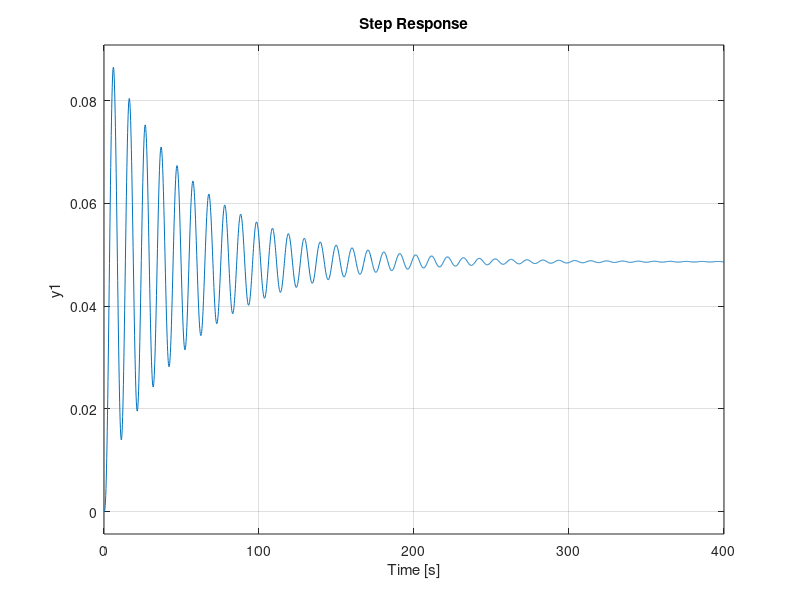
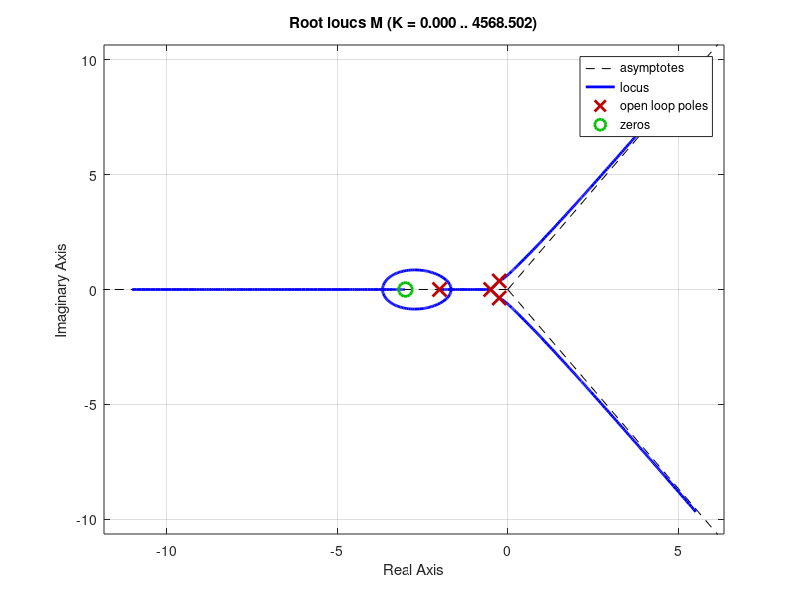

The MATLAB source for these figures, in order:
pkg load control;

G1=tf([1.2],[2 1]);

G2=tf(0.25,[5 2.5 1]);

H1=tf(10,1);
H2=tf(2,[2 4]);

G1G2=series(G1,G2);
H22=parallel(H2,tf(1,1));
H1H22=series(H1,H22);
G1G2
H1H22

%M=series(G1G2,H1H22);
M = G1G2*H1H22;
T=feedback(0.6*G1G2,H1H22);
cero = roots(M.num{1})

polo = roots(M.den{1})

M

figure(1);
step(T);
figure(2);
rlocus(M);